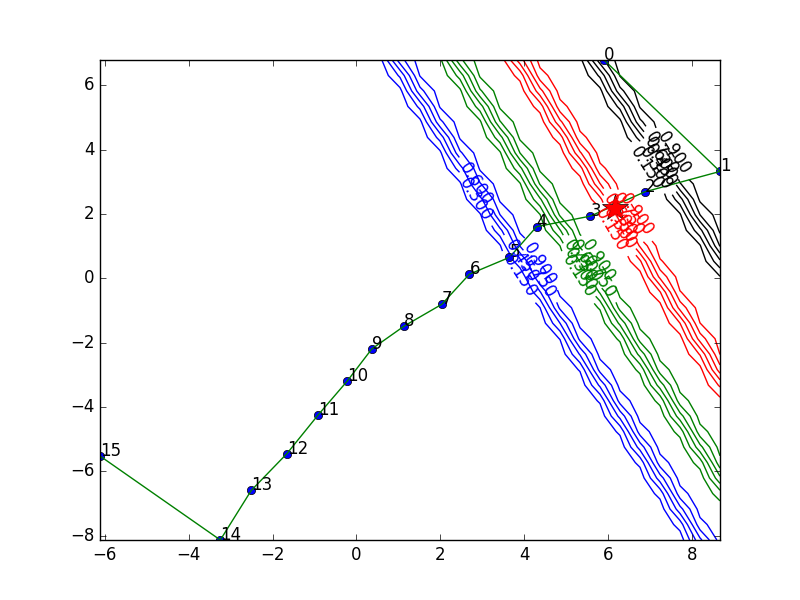

Here is the Python script that generated this plot:
import tensorflow as tf
import random
import matplotlib.pyplot as plt
import numpy as np

################################
# inputs

numObjects = 16
embeddingSize = 2
batchSize = 512
learningRate = 0.01

################################
# generate data.

def gendatabalanced( num ):
    """Synthetic problem: make adjacent pairs compatible and non-adjacent
incompatible for pairs of objects. Make pair (x,y) x is always less
than y and self-pairs are not included.

    Make balance of positive and negative examples for training as
there are N^2 pairs but only 2N are compatible so there would only be
1/N postive examples if not balanced.
    """
    myx = []
    myy = []
    while len(myx)<num:
        # incompatible:
        x=0
        y=0
        while(x>=(y-1)):
            x = random.randrange(numObjects)
            y = random.randrange(numObjects)
        target = [1,0]
        myx.append([x,y])
        myy.append(target)
        assert(y-x != 1)
        # compatible
        x = random.randrange(numObjects-1)
        y = x+1
        target = [0,1]
        myx.append([x,y])
        myy.append(target)
        assert(y-x == 1)
    return( (myx, myy) )

def gendatasample( num ):
    """Synthetic problem: make adjacent pairs compatible and non-adjacent
incompatible for pairs of objects. Make pair (x,y) x is always less
than y and self-pairs are not included.

    Don't try to balance positive and negatives.
    """
    myx = []
    myy = []
    while len(myx)<num:
        x=0
        y=0
        while(x>=y):
            x = random.randrange(numObjects)
            y = random.randrange(numObjects)
        if (y-x != 1):
            target = [1,0]
        else:
            target = [0,1]            
        myx.append([x,y])
        myy.append(target)

    return( (myx, myy) )

# pick the data to be used
gendata = gendatasample

################################
# compute errors
def errors( truth, pred ):
    type = []
    TP=0
    TN=0
    FP=0
    FN=0
    for ii in range(len(truth)):
        if truth[ii][1]>0.5:
            if pred[ii][1]>0.5:
                TP+=1
                type.append("TP")
            else:
                FN+=1
                type.append("FN")
        else:
            if pred[ii][1]>0.5:
                FP+=1
                type.append("FP")
            else:
                TN+=1
                type.append("TN")
    err = float(FP+FN)/float(TP+FN+FP+TN)
    fpr = float(FP)/float(FP+TN)
    fnr = float(FN)/float(FN+TP)
    perf = "\t".join(["TP","FP","FN","TN","err","fnr","fpr"]) + "\n" + "\t".join([str(xx) for xx in (TP,FP,FN,TN,err,fnr,fpr)]) 
    return( (perf, type))
                                                                                    
################################
# The tensorflow graph

# input batch by two integer object numbers
inputData = tf.placeholder(tf.int32, [None,2]) # batchsize,2

# target is probability of compatible: [Prob(!compat), Prob(compat)]
target = tf.placeholder(tf.float32, [None,2]) # batchsize,2

# embedding
#with tf.device("/cpu:0"):

# this is the matrix of embedding vectors. rows=objects. cols=embedding. random [-1,1]
embedding = tf.Variable(tf.random_uniform([numObjects, embeddingSize], -1.0, 1.0), name="embedding")

# simply pull out the corresponding embedding vectors and format into needed shape
"""
# inputsData[batchNum] = [obj0, obj1] -> inputs[batchNum] = [ x0,y0, x1,y1 ]
# this example shows is 2d embedding 
trainX [[1, 3], [2, 3], [0, 2], [0, 1]]

emap [ [[ 0.0630455   0.33276749]
  [-0.02014232  0.20366192]]

 [[ 0.39619446  0.9422543 ]
  [-0.02014232  0.20366192]]

 [[-0.11473703 -0.17519975]
  [ 0.39619446  0.9422543 ]]

 [[-0.11473703 -0.17519975]
  [ 0.0630455   0.33276749]]]

# reshape take two 2d points and make 4d vector
inputs [[ 0.0630455   0.33276749 -0.02014232  0.20366192]
 [ 0.39619446  0.9422543  -0.02014232  0.20366192]
 [-0.11473703 -0.17519975  0.39619446  0.9422543 ]
 [-0.11473703 -0.17519975  0.0630455   0.33276749]]
"""
emap = tf.nn.embedding_lookup(embedding, inputData)
inputs = tf.reshape(emap , [-1, 2*embeddingSize]) # reshape to feed pair of points as single vector per datapoint

# Set model weights for linear function to [1-p,p] 2d prediction vector
softmaxW = tf.Variable(tf.random_normal([2*embeddingSize,2],stddev=0.1), name="softmaxW")
softmaxB = tf.Variable(tf.random_normal([1,2], stddev=0.1), name="softmaxB")

# linear function multiply embed by W and add B
logits = tf.matmul(inputs, softmaxW ) + softmaxB
probs = tf.nn.softmax(logits)

# cross entropy loss = \sum( -log(P prediction) of correct label.)/N
# Jensens E(logX)<=logE(X).
cross = tf.reduce_mean(tf.nn.softmax_cross_entropy_with_logits( logits, target))

# optimize
optimizer = tf.train.AdamOptimizer(learningRate).minimize(cross)

################################
# plotting functions

#### this is the learned discriminant function
def discr(x0,y0, x1, y1):
    logist = np.dot(np.array([x0,y0, x1, y1]), mysoftmaxW) + mysoftmaxB[0]
    pp = np.exp(logist)/np.sum(np.exp(logist))
    return(pp[1])
#mysoftmaxW = np.array( [[0.450804,-0.626091],[1.027304,-1.084781],[-0.791180,1.001851],[-0.615959,0.632576]])
#mysoftmaxB = np.array([[-0.762030,0.687679]])

def plotit(myepoch):
    # draw the points themselves
    plt.plot(myembedding[:,0], myembedding[:,1], "o")
    plt.plot(myembedding[:,0], myembedding[:,1], "-")

    for ii in range(numObjects):
        plt.text(myembedding[ii,0],myembedding[ii,1],str(ii))

    # plot the postive class contours for the first 4 points in k,r,g,b colors
    cc=['k','r','g','b']
    for k in range(4):
        n = 32
        x = np.linspace( np.min(myembedding[:,0]), np.max(myembedding[:,0]),n)
        y = np.linspace(np.min(myembedding[:,1]),np.max(myembedding[:,1]) ,n)
        xx,yy=np.meshgrid(x,y)
        vals = np.zeros(shape=(n,n))
        for ii in range(len(x)):
            for jj in range(len(y)):
                # value of the discrimination function for the kth point at the grid points
                vv = discr(myembedding[k,0],myembedding[k,1],xx[ii,jj],yy[ii,jj])
                vals[ii,jj] = vv
        cs = plt.contour(xx,yy,vals,colors=cc[k])
        plt.clabel(cs)

    #### For sanity plot where the 0.5 probability point is between objects 1 and 3.
    #### step along line 0 to 1 and plot where value is closest to 0.5
    aa = myembedding[1]
    bb = myembedding[3]
    err = 99999.9
    best = [-1,-1]
    for ii in range(32):
        tp = (ii/32.0)*aa + (1.0-ii/32.0)*bb
        pp = discr(aa[0],aa[1],tp[0],tp[1])
        if abs(pp-0.5)<err:
            err = abs(pp-0.5)
            best=tp
    plt.plot(best[0],best[1],'r*',markersize=20)

    plt.savefig("simplest-embedding-%d.png" % myepoch)

    plt.close()

################################
# Launch the graph

sess = tf.Session()
sess.run(tf.global_variables_initializer())


################################
print "---- training"

# generate data
(trainX, trainY) = gendata(batchSize)

# Fit all training data for a number of epochs
print "epoch, cross= mean over examples of negative log likelihood"
for epoch in range(1000):
    res = sess.run([cross, optimizer], feed_dict={inputData: trainX, target: trainY})
    print epoch, res[0]

    if epoch % 3 == 0:
        print "plotit"
        results= sess.run({"cross":cross,"embedding":embedding, "softmaxW":softmaxW, "softmaxB": softmaxB, "probs":probs}, feed_dict={inputData: trainX, target: trainY})
        # pull out the variables for plotting
        myembedding= results["embedding"]
        mysoftmaxW = results["softmaxW"]
        mysoftmaxB = results["softmaxB"]
        plotit(epoch)

# compute final training items after training
results= sess.run({"cross":cross,"embedding":embedding, "softmaxW":softmaxW, "softmaxB": softmaxB, "probs":probs}, feed_dict={inputData: trainX, target: trainY})

for (k,v) in results.items():
    print k, v

err = errors(trainY, results["probs"])
print "errors:\n", err[0]

# pull out the variables to use later, no more training so shouldn't change
myembedding= results["embedding"]
mysoftmaxW = results["softmaxW"]
mysoftmaxB = results["softmaxB"]

################################
print "---- testing results"

# generate new data
(testX, testY) = gendata(batchSize)

# compute items on test data for computed model
results= sess.run({"cross":cross, "probs":probs}, feed_dict={inputData: testX, target: testY})

for (k,v) in results.items():
    print k, v

err = errors(testY, results["probs"])
print "errors:\n", err[0]

################################
print "---- all pairs results"

# generate all pairs with correct labels
testX=[]
testY=[]
for ii in range(numObjects-1):
    for jj in range(ii+1, numObjects):
        testX.append([ii,jj])
        if jj==(ii+1):
            testY.append([0,1])
        else:
            testY.append([1,0])

# compute items on pair data for computed model
results= sess.run({"cross":cross,"probs":probs}, feed_dict={inputData: testX, target: testY})

for (k,v) in results.items():
    print k, v

err = errors(testY, results["probs"])
print "errors:\n", err[0]

# print the results of all pairs
# for ii in range(len(err[1])):
#         myx = myembedding[testX[ii][0]]
#         myy = myembedding[testX[ii][1]]
#         print "type", err[1][ii], "input", testX[ii], "truth", testY[ii], "pred", results["probs"][ii], "predSanity", discr(myx[0],myx[1],myy[0],myy[1])

################################

sess.close()
